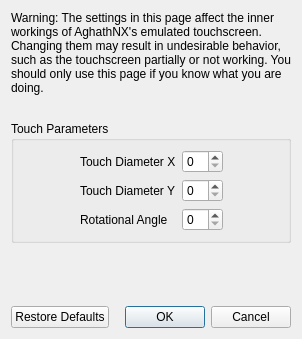
<?xml version="1.0" encoding="UTF-8"?>
<ui version="4.0">
 <class>ConfigureTouchscreenAdvanced</class>
 <widget class="QDialog" name="ConfigureTouchscreenAdvanced">
  <property name="geometry">
   <rect>
    <x>0</x>
    <y>0</y>
    <width>298</width>
    <height>339</height>
   </rect>
  </property>
  <property name="windowTitle">
   <string>Configure Touchscreen</string>
  </property>
  <layout class="QVBoxLayout" name="verticalLayout">
   <item>
    <widget class="QLabel" name="label_2">
     <property name="minimumSize">
      <size>
       <width>280</width>
       <height>0</height>
      </size>
     </property>
     <property name="text">
      <string>Warning: The settings in this page affect the inner workings of AghathNX's emulated touchscreen. Changing them may result in undesirable behavior, such as the touchscreen partially or not working. You should only use this page if you know what you are doing.</string>
     </property>
     <property name="wordWrap">
      <bool>true</bool>
     </property>
    </widget>
   </item>
   <item>
    <spacer name="verticalSpacer_2">
     <property name="orientation">
      <enum>Qt::Vertical</enum>
     </property>
     <property name="sizeType">
      <enum>QSizePolicy::Fixed</enum>
     </property>
     <property name="sizeHint" stdset="0">
      <size>
       <width>20</width>
       <height>20</height>
      </size>
     </property>
    </spacer>
   </item>
   <item>
    <widget class="QGroupBox" name="gridGroupBox">
     <property name="title">
      <string>Touch Parameters</string>
     </property>
     <layout class="QGridLayout" name="gridLayout">
      <item row="0" column="0">
       <spacer name="horizontalSpacer">
        <property name="orientation">
         <enum>Qt::Horizontal</enum>
        </property>
        <property name="sizeHint" stdset="0">
         <size>
          <width>40</width>
          <height>20</height>
         </size>
        </property>
       </spacer>
      </item>
      <item row="1" column="1">
       <widget class="QLabel" name="label_4">
        <property name="text">
         <string>Touch Diameter Y</string>
        </property>
       </widget>
      </item>
      <item row="0" column="3">
       <spacer name="horizontalSpacer_2">
        <property name="orientation">
         <enum>Qt::Horizontal</enum>
        </property>
        <property name="sizeHint" stdset="0">
         <size>
          <width>40</width>
          <height>20</height>
         </size>
        </property>
       </spacer>
      </item>
      <item row="0" column="1">
       <widget class="QLabel" name="label_3">
        <property name="text">
         <string>Touch Diameter X</string>
        </property>
       </widget>
      </item>
      <item row="2" column="1">
       <widget class="QLabel" name="label_5">
        <property name="text">
         <string>Rotational Angle</string>
        </property>
       </widget>
      </item>
      <item row="0" column="2">
       <widget class="QSpinBox" name="diameter_x_box"/>
      </item>
      <item row="1" column="2">
       <widget class="QSpinBox" name="diameter_y_box"/>
      </item>
      <item row="2" column="2">
       <widget class="QSpinBox" name="angle_box"/>
      </item>
     </layout>
    </widget>
   </item>
   <item>
    <spacer name="verticalSpacer">
     <property name="orientation">
      <enum>Qt::Vertical</enum>
     </property>
     <property name="sizeHint" stdset="0">
      <size>
       <width>20</width>
       <height>40</height>
      </size>
     </property>
    </spacer>
   </item>
   <item>
    <layout class="QHBoxLayout" name="horizontalLayout">
     <item>
      <widget class="QPushButton" name="restore_defaults_button">
       <property name="text">
        <string>Restore Defaults</string>
       </property>
      </widget>
     </item>
     <item>
      <widget class="QDialogButtonBox" name="buttonBox">
       <property name="standardButtons">
        <set>QDialogButtonBox::Cancel|QDialogButtonBox::Ok</set>
       </property>
      </widget>
     </item>
    </layout>
   </item>
  </layout>
 </widget>
 <resources/>
 <connections>
  <connection>
   <sender>buttonBox</sender>
   <signal>accepted()</signal>
   <receiver>ConfigureTouchscreenAdvanced</receiver>
   <slot>accept()</slot>
  </connection>
  <connection>
   <sender>buttonBox</sender>
   <signal>rejected()</signal>
   <receiver>ConfigureTouchscreenAdvanced</receiver>
   <slot>reject()</slot>
   </connection>
 </connections>
</ui>
